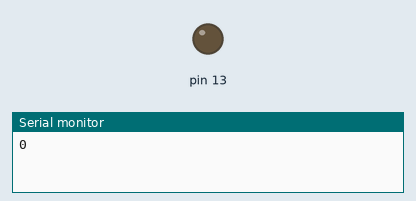
Recording of a sketch running on a simulated Arduino Uno, built with avr-gcc and run on an emulated ATmega328P. Parts: output pins drawn as LEDs (lit = HIGH), the last lines printed to the serial monitor.

Above: at 0.3 s.
At 9.95 s:
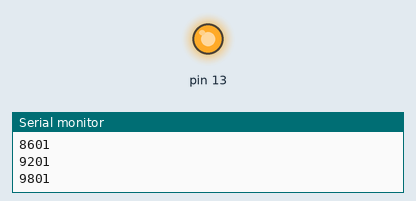
Timing chart, 0 to 10.4 s (numbered marks = the images above):
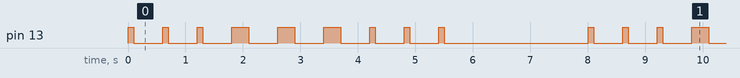

The sketch:

SOS_blink.ino
```cpp
//#include <avr/wdt.h>

const int K = 100;
const int D = 300;
const int medzera = 500;

//void(* resetFunc) (void) = 0;//declare reset function at address 0

void setup() {
  pinMode(13, OUTPUT);

  Serial.begin(115200);
  //wdt_enable(WDTO_8S);
  //wdt_reset();

}

void loop() {
  while (1) {
    znak(K);
    znak(K);
    znak(K);
    znak(D);
    znak(D);
    znak(D);
    znak(K);
    znak(K);
    znak(K);
    delay(2000);
  }
}

void znak(int dlzka) {
  Serial.println(millis());
  digitalWrite(13, HIGH);   // set the LED on
  delay(dlzka);              // wait for a second
  digitalWrite(13, LOW);    // set the LED off
  delay(medzera);      // wait for a second
  //wdt_reset();
}
```

Measured:
- by itself, pin 13: repeats every 8.0 s: 2 × (LOW 0.50 s, HIGH 0.10 s), 3 × (LOW 0.50 s, HIGH 0.30 s), 3 × (LOW 0.50 s, HIGH 0.10 s), LOW 2.5 s, HIGH 0.10 s
- by itself, everything shown: repeats every 8.0 s, in 18 steps
